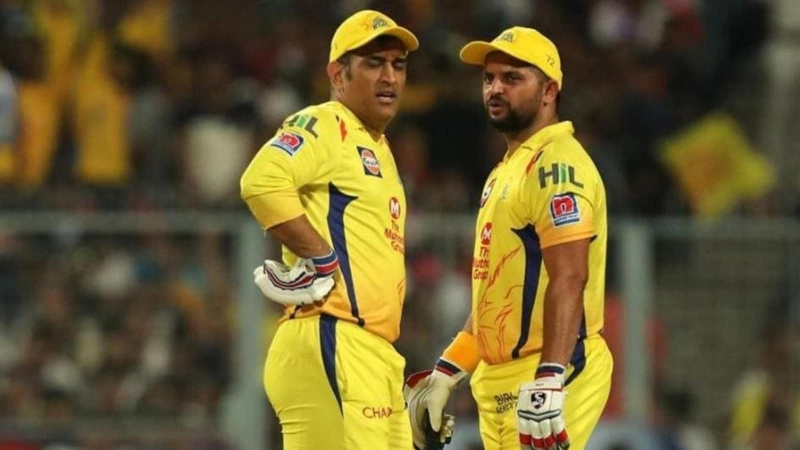
#> input picture backProjection/input.jpeg, 1600 x 900 px (shown at 1/2 size)
$ python saliency.py
#> lines starting #> are read from the running program, lines starting #| are printed output that depends on the picture; after the words box and inside, x2 and y2 are one past the last pixel; in counts of white or black regions, pixels touching at a corner belong together; long printed decimals are rounded
import cv2, sys
import numpy as np

IMAGE = "input.jpeg"

def backproject(source, target, levels = 2, scale = 1):
	hsv = cv2.cvtColor(source,	cv2.COLOR_BGR2HSV)
	hsvt = cv2.cvtColor(target,	cv2.COLOR_BGR2HSV)
	# calculating object histogram
	roihist = cv2.calcHist([hsv],[0, 1], None, [levels, levels], [0, 180, 0, 256] )

	# normalize histogram and apply backprojection
	cv2.normalize(roihist,roihist,0,255,cv2.NORM_MINMAX)
	dst = cv2.calcBackProject([hsvt],[0,1],roihist,[0,180,0,256], scale)
	return dst

def saliency_by_backprojection(img):
	cv2.pyrMeanShiftFiltering(img, 2, 10, img, 4)

	backproj = np.uint8(backproject(img, img, levels = 2))
	cv2.normalize(backproj,backproj,0,255,cv2.NORM_MINMAX)
	saliencies = [backproj, backproj, backproj]
	saliency = cv2.merge(saliencies)

	cv2.pyrMeanShiftFiltering(saliency, 20, 200, saliency, 2)
	saliency = cv2.cvtColor(saliency, cv2.COLOR_BGR2GRAY)
	cv2.equalizeHist(saliency, saliency)
	return 255-saliency

def saliency_map(img):
	saliency_hsv = saliency_by_backprojection(img * 1)
	saliency = saliency_hsv
	(T, saliency) = cv2.threshold(saliency, 200, 255, cv2.THRESH_BINARY)
	return saliency

def largest_contours_rect(saliency):
	contours, hierarchy = cv2.findContours(saliency * 1,cv2.RETR_LIST,cv2.CHAIN_APPROX_SIMPLE)
	contours = sorted(contours, key = cv2.contourArea)
	return cv2.boundingRect(contours[-1]), contours

def refine_saliency_with_grabcut(img, saliency):
	rect, contours = largest_contours_rect(saliency)
	bgdmodel = np.zeros((1, 65),np.float64)
	fgdmodel = np.zeros((1, 65),np.float64)
	saliency[np.where(saliency > 0)] = cv2.GC_FGD
	mask = saliency
	cv2.grabCut(img, mask, rect, bgdmodel, fgdmodel, 1, cv2.GC_INIT_WITH_RECT)
	mask = np.where((mask==2)|(mask==0),0,1).astype('uint8')
	return mask, contours

def backprojection_saliency(img):
	saliency = saliency_map(img)
	cv2.imwrite("saliency_map.jpg", saliency)
	mask, contours = refine_saliency_with_grabcut(img, saliency)
	cv2.imwrite("refine_saliency_with_grabcut.jpg", mask)
	return mask, contours

img = cv2.imread(IMAGE, 1)
#> img is the input picture: shape (900, 1600, 3); mean B, G, R 49.4, 91.5, 104.1
# img = cv2.resize(img, (int(640/2), int(480/2)))
height, width, channels = img.shape
#> height = 900; width = 1600; channels = 3
print (height, width, channels)
#| 900 1600 3
mask, contours = backprojection_saliency(img)
#> in backproject, `hsv = cv2.cvtColor(source,	cv2.COLOR_BGR2HSV)`: hsv: shape (900, 1600, 3); mean H, S, V 26.9, 113.9, 105.3
#> in backproject, `roihist = cv2.calcHist([hsv],[0, 1], None, [levels, levels], [0, 180, ..`: roihist = [[846973, 571573], [20625, 829]]
#> in backproject, `dst = cv2.calcBackProject([hsvt],[0,1],roihist,[0,180,0,256], scale)`:
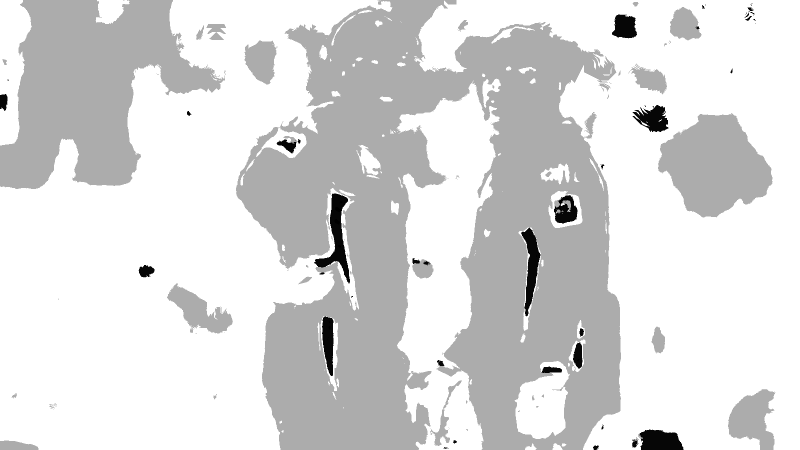
#> dst: shape (900, 1600) (shown at 1/2 size); min 0, max 255, mean 218.3
#> in saliency_by_backprojection, `cv2.equalizeHist(saliency, saliency)`:
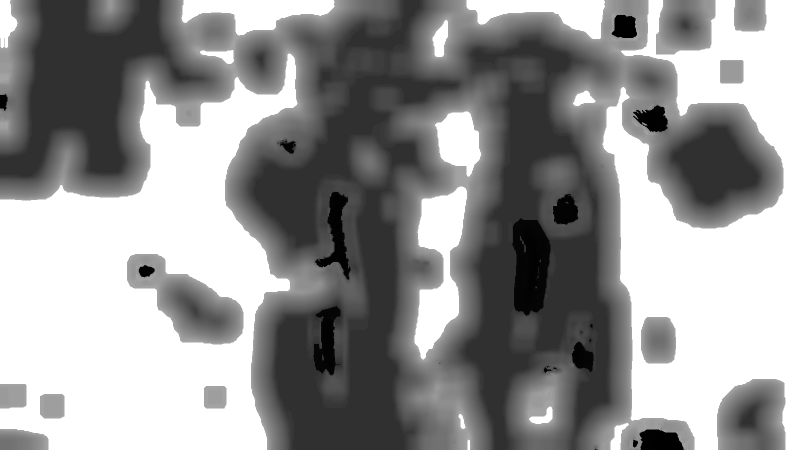
#> saliency: shape (900, 1600) (shown at 1/2 size); min 0, max 255, mean 148.2
#> in saliency_by_backprojection, `return 255-saliency`:
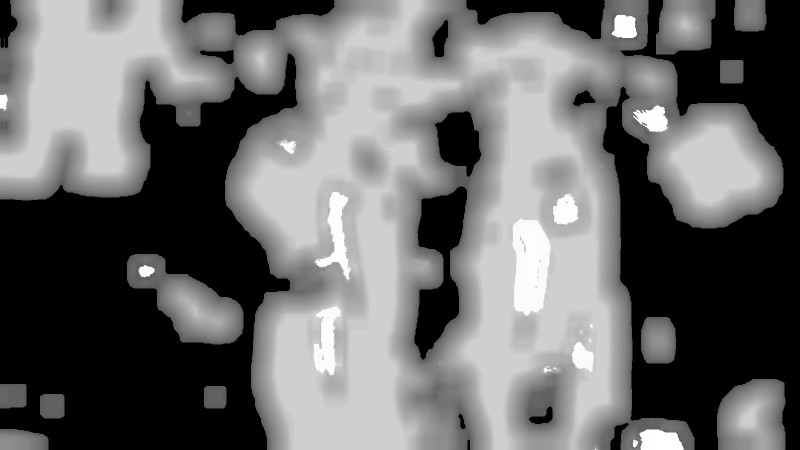
#> returned value: shape (900, 1600) (shown at 1/2 size); min 0, max 255, mean 106.8
#> in saliency_map, `(T, saliency) = cv2.threshold(saliency, 200, 255, cv2.THRESH_BINARY)`:
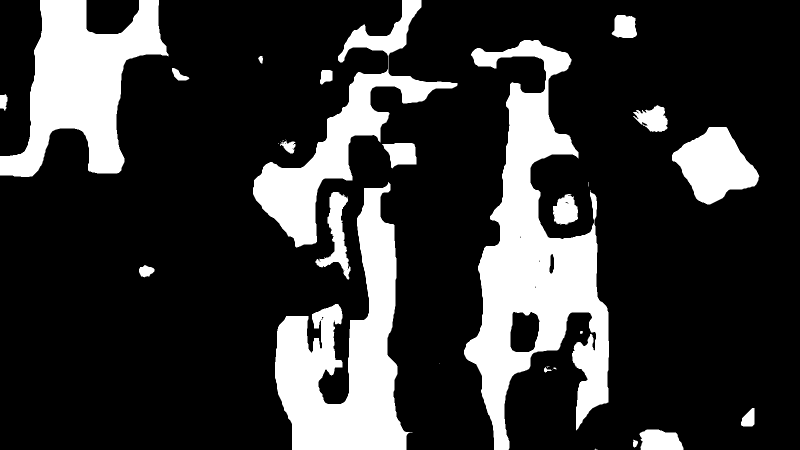
#> saliency: shape (900, 1600) (shown at 1/2 size); 21% white; 32 white regions (11 under 20 px)
#> in largest_contours_rect, `contours, hierarchy = cv2.findContours(saliency * 1,cv2.RETR_LIST,cv2...`: contours = 53 contours, 30 with area under 20; largest, box (x1, y1, x2, y2) and area: (928, 80, 1218, 900) 100650, (550, 364, 825, 900) 67904, (0, 0, 337, 354) 57353, (506, 0, 915, 495) 40078, (1344, 254, 1519, 409) 15850
#> in refine_saliency_with_grabcut, `rect, contours = largest_contours_rect(saliency)`: rect = (928, 80, 290, 820)
#> in refine_saliency_with_grabcut, `saliency[np.where(saliency > 0)] = cv2.GC_FGD`: saliency: shape (900, 1600); values 0 (black) and 1 (white), 21% white; 32 white regions (11 under 20 px), largest, box (x1, y1, x2, y2) and area: (928, 80, 1218, 900) 98062, (550, 364, 825, 900) 69014, (0, 0, 337, 354) 58098
#> in refine_saliency_with_grabcut, `mask = np.where((mask==2)|(mask==0),0,1).astype('uint8')`:
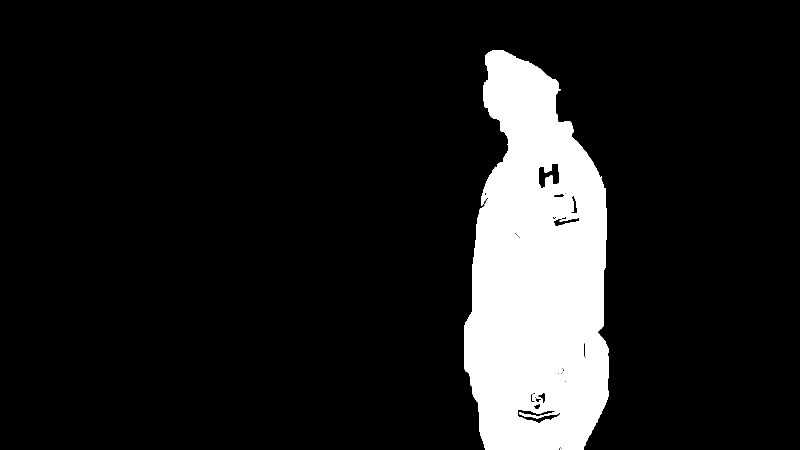
#> mask: shape (900, 1600) (shown at 1/2 size); values 0 (black) and 1 (white), 12% white; 2 white regions
segmentation = img*mask[:,:,np.newaxis]
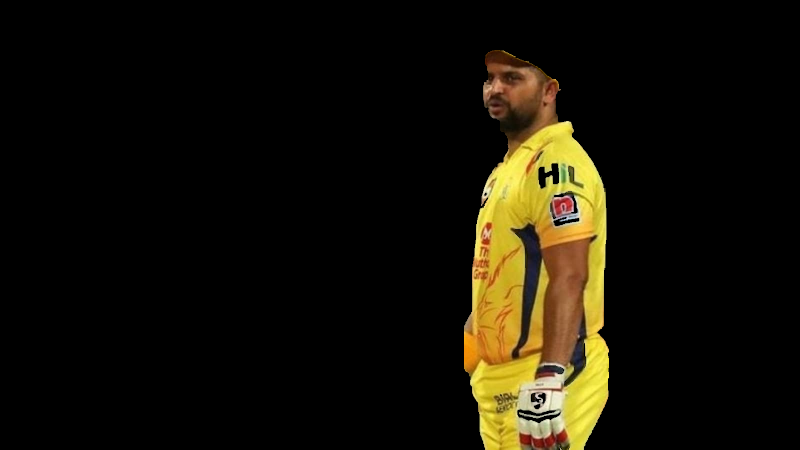
#> segmentation: shape (900, 1600, 3) (shown at 1/2 size); mean B, G, R 7, 17.7, 21.5
cv2.imwrite("final.jpg", segmentation)

print(len(contours))
#| 53
# contours.sort()
# print(contours)
count = 0
points = []
for contour in contours:
	count += 1
	print(f"Count: {count} | Size: {len(contour)}")
	x, y, total = 0, 0, len(contour)
	for el in contour:
		x += el[0][0]
		y += el[0][1]
	points.append((x/total, y/total, total))
	if count >= 10:
		break
#> this loop made 10 passes
#> (contour, total) on passes 1 to 8: ([[1105, 739]], 1), ([[879, 727]], 1), ([[1176, 364], [1176, 372]], 2), ([[589, 299]], 1), ([[556, 287], [557, 287]], 2), ([[560, 283]], 1), ([[565, 281], [567, 281]], 2), ([[571, 279]], 1)
#> total on passes 9 to 10: 7, 7
#| Count: 1 | Size: 1
#| Count: 2 | Size: 1
#| Count: 3 | Size: 2
#| Count: 4 | Size: 1
#| Count: 5 | Size: 2
#| Count: 6 | Size: 1
#| Count: 7 | Size: 2
#| Count: 8 | Size: 1
#> (further printed lines are left out)
#> after the loop, count = 10; points = [(1105, 739, 1), (879, 727, 1), (1176, 368, 2), (589, 299, 1), (556.5, 287, 2), (560, 283, 1), (566, 281, 2), (571, 279, 1), (1191.1, 898.4, 7), (1095.1, 733.6, 7)]

points.sort(key = lambda x: x[2], reverse = True)
print(points)
#| [(1191.143, 898.429, 7), (1095.143, 733.571, 7), (1176.0, 368.0, 2), (556.5, 287.0, 2), (566.0, 281.0, 2), (1105.0, 739.0, 1), (879.0, 727.0, 1), (589.0, 299.0, 1), (560.0, 283.0, 1), (571.0, 279.0, 1)]

import matplotlib.pyplot as plt
import matplotlib.image as mpimg
import numpy as np

image = mpimg.imread(IMAGE)
height, width, _ = image.shape
print(f"Width: {width} Height: {height}")
#| Width: 1600 Height: 900
pts = np.array([(el[0], el[1]) for el in points])
#> pts = [[1191.1, 898.4], [1095.1, 733.6], [1176, 368], [556.5, 287], [566, 281], [1105, 739], [879, 727], [589, 299], [560, 283], [571, 279]]
plt.imshow(image)

for p in pts:
	plt.plot(p[0], p[1], "xr", markersize=10)
#> this loop made 10 passes

plt.show()
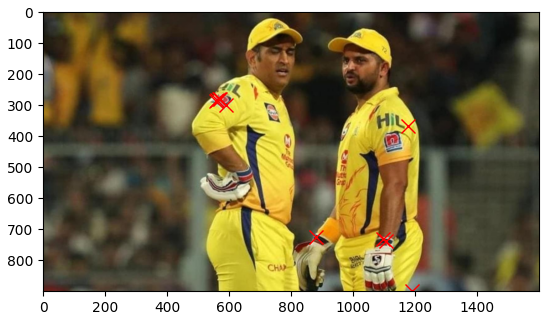
#> figure drawn by matplotlib, 1 panel
